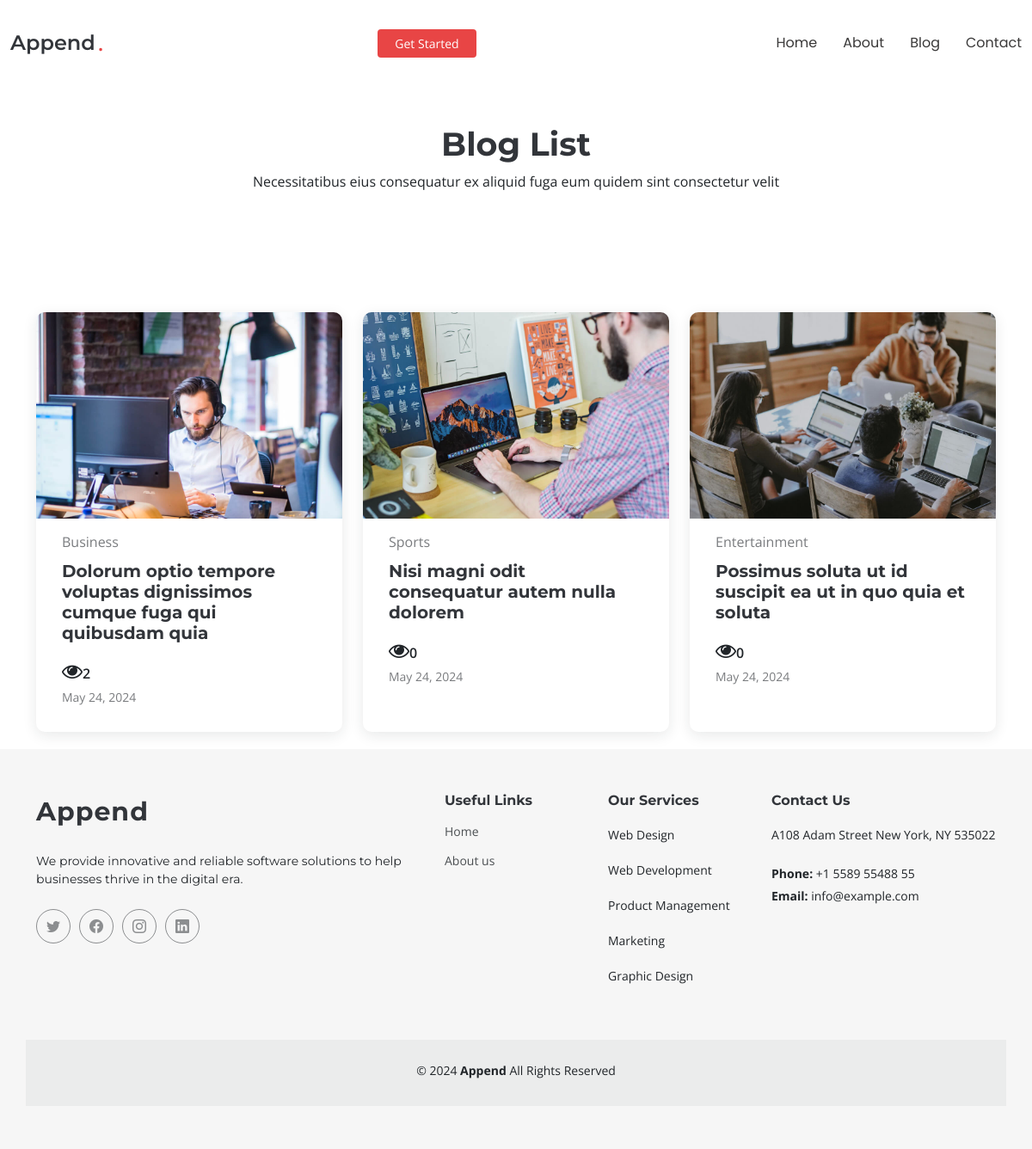
The page /blog-list on the database as committed earlier.
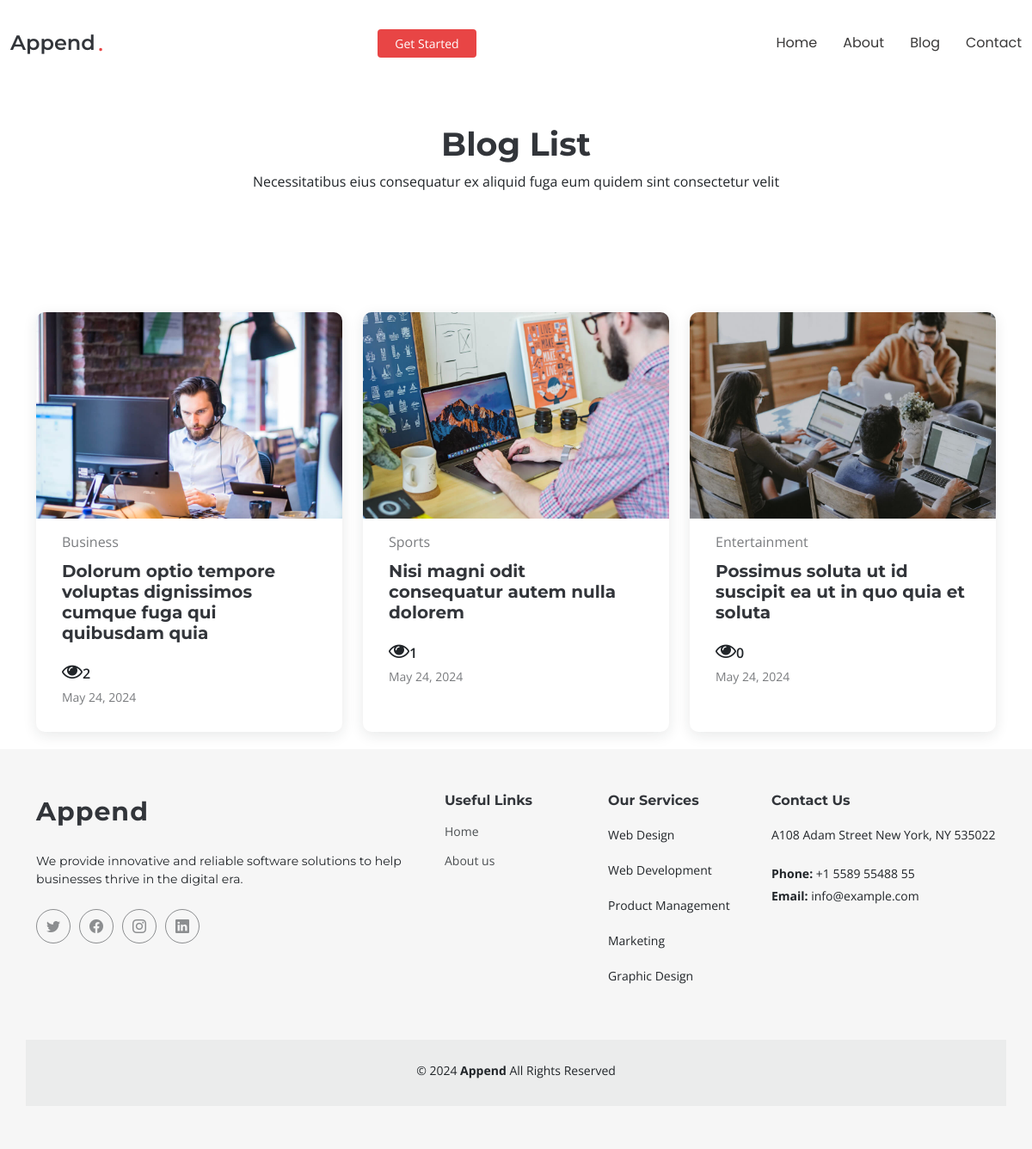
The same page on the database as committed later.
### static_app/models.py (models this page shows)
class Heading(models.Model):
    services = models.TextField(max_length=250, null=True, blank=True)
    portfolio = models.TextField(max_length=250, null=True, blank=True)
    faq = models.TextField(max_length=250, null=True, blank=True)
    team = models.TextField(max_length=250, null=True, blank=True)
    call_to_action = models.TextField(max_length=250, null=True, blank=True)
    testimonials = models.TextField(max_length=250, null=True, blank=True)
    recent_posts = models.TextField(max_length=250, null=True, blank=True)
    contact = models.TextField(max_length=250, null=True, blank=True)

class Blog(models.Model):
    blog_header= models.CharField(max_length=250, null=True, blank=True)
    blog_title = models.CharField(max_length=250, null=True, blank=True)
    blog_video = models.FileField(upload_to="Blog/", null=True, blank=True)
    blog_image = models.ImageField(upload_to="Blog/%Y/%m/%d/", null=True, blank=True)
    blog_type = models.CharField(max_length=250, null=True, blank=True)
    visitor = models.IntegerField(default=0, null=True, blank=True)
    meta_description = RichTextField(null=True, blank=True)
    created_at = models.DateField(auto_now_add=True)
    slug = models.CharField(max_length=250, unique=True, default=uuid.uuid4)

class CustomerService(models.Model):
    tollfree1 = models.CharField(max_length=250, null=True, blank=True)
    tollfree2 = models.CharField(max_length=250, null=True, blank=True)
    email = models.EmailField(unique=False)
    address = models.CharField(max_length=250, null=True, blank=True)
    servicehours = models.TextField(null=True,blank=True)
    iphonelink = models.CharField(max_length=250, null=True, blank=True)
    androidlink = models.CharField(max_length=250, null=True, blank=True)
    created_at = models.DateField(auto_now_add=True)
    slug = models.CharField(max_length=250, unique=True, default=uuid.uuid4)

### static_app/views.py (the view)
# urls.py: path('blog-list', views.BlogList, name='blog_list'),
def BlogList(request):
    template_name="web/blog.html"
    costomer_service=CustomerService.objects.get(id=1)
    heading=Heading.objects.get(id=1)
    blog=Blog.objects.all()
    return render(request, template_name,{'blog':blog,'costomer_service':costomer_service,'heading':heading})

### templates/web/blog.html (shortened to what this page needs)
{% extends 'web/base/base.html' %}
{% load static %}
{% block content %}
{% include 'web/base/header.html'%}
<body class="blog-page">
  <main class="main">
    <div class="page-title" data-aos="fade">
      <nav class="breadcrumbs">
        <div class="container" style="margin-top:revert; !impotant">
          <ol>
            <li><a href="{% url 'home' %}">Home</a></li>
            <li class="current">Blog List</li>
          </ol>
        </div>
      </nav>
      <div class="heading">
        <div class="container">
          <div class="row d-flex justify-content-center text-center">
            <div class="col-lg-8">
              <h1>Blog List</h1>
              <p class="mb-0">{{heading.recent_posts}}</p>
            </div>
          </div>
        </div>
      </div>
    </div>
    <section id="blog-posts" class="blog-posts section">
      <div class="container">
        <div class="row gy-4">
          {% for i in blog %}
          <div class="col-lg-4">
            <article>
              <div class="post-img">
                <img src="{{i.blog_image.url}}" alt="" class="img-fluid">
              </div>
              <p class="post-category">{{i.blog_type}}</p>
              <h2 class="title">
                <a href="{% url 'blog_detail' i.slug %}">{{i.blog_title}}</a>
              </h2>
              <div class="d-flex align-items-center">
                <div class="post-meta">
                  <p class="post-author"><i class="fa fa-eye" style="font-size:24px"></i>{{i.visitor}}</p>
                  <p class="post-date">
                    <time datetime="2022-01-01">{{i.created_at}}</time>
                  </p>
                </div>
              </div>
            </article>
          </div>
          {% endfor %}
        </div>
      </div>
    </section>
  </main>
</body>
{% include 'web/base/footer.html' %}
{% endblock content %}

### templates/web/base/base.html (shortened to what this page needs)
{% load static %}
<html>
    <head>
        <link href='{% static "vendor/bootstrap/css/bootstrap.min.css" %}' rel="stylesheet">
        <link href='{% static "vendor/bootstrap-icons/bootstrap-icons.css" %}' rel="stylesheet">
        <link href='{% static "vendor/glightbox/css/glightbox.min.css" %}' rel="stylesheet">
        <link href='{% static "vendor/swiper/swiper-bundle.min.css" %}' rel="stylesheet">
        <link href="https://cdnjs.cloudflare.com/ajax/libs/toastr.js/latest/toastr.min.css" rel="stylesheet" />
        <link href="https://cdnjs.cloudflare.com/ajax/libs/toastr.js/latest/toastr.css" rel="stylesheet" />
        <link rel="stylesheet" href="https://cdnjs.cloudflare.com/ajax/libs/font-awesome/4.7.0/css/font-awesome.min.css">
        <link href='{% static "css/main.css" %}' rel="stylesheet">
    </head>
    {% block content %}
    {% endblock content %}
</html>

### templates/web/base/header.html (shortened to what this page needs)
{% load static %}
<header id="header" class="header d-flex align-items-center fixed-top">
    <div class="container-fluid position-relative d-flex align-items-center justify-content-between">
      <a href="{% url 'home' %}" class="logo d-flex align-items-center me-auto me-xl-0">
        <h1 class="sitename">Append</h1><span>.</span>
      </a>
      <nav id="navmenu" class="navmenu">
        <ul>
          <li><a href="{% url 'home' %}" class="">Home</a></li>
          <li><a href="{% url 'about_us' %}">About</a></li>
          <li><a href="{% url 'blog_list' %}">Blog</a></li>
          <li><a href="{% url 'contact_us' %}">Contact</a></li>
        </ul>
      </nav>
      <a class="btn-getstarted" href="{% url 'contact_us' %}">Get Started</a>
    </div>
  </header>

### templates/web/base/footer.html (shortened to what this page needs)
{% load static %}
<footer id="footer" class="footer position-relative">
    <div class="container footer-top">
      <div class="row gy-4">
        <div class="col-lg-5 col-md-12 footer-about">
          <a href="{% url 'home' %}" class="logo d-flex align-items-center">
            <span class="sitename">Append</span>
          </a>
          <p>We provide innovative and reliable software solutions to help businesses thrive in the digital era.</p>
          <div class="social-links d-flex mt-4">
            <a href=""><i class="bi bi-twitter"></i></a>
            <a href=""><i class="bi bi-facebook"></i></a>
            <a href=""><i class="bi bi-instagram"></i></a>
            <a href=""><i class="bi bi-linkedin"></i></a>
          </div>
        </div>
        <div class="col-lg-2 col-6 footer-links">
          <h4>Useful Links</h4>
          <ul>
            <li><a href="{% url 'home' %}">Home</a></li>
            <li><a href="{% url 'about_us' %}">About us</a></li>
          </ul>
        </div>
        <div class="col-lg-2 col-6 footer-links">
          <h4>Our Services</h4>
          <ul>
            <li>Web Design</li>
            <li>Web Development</li>
            <li>Product Management</li>
            <li>Marketing</li>
            <li>Graphic Design</li>
          </ul>
        </div>
        <div class="col-lg-3 col-md-12 footer-contact text-center text-md-start">
          <h4>Contact Us</h4>
          <p>{{costomer_service.address}}</p>
          <p class="mt-4"><strong>Phone:</strong> <span>{{costomer_service.tollfree1}}</span></p>
          <p><strong>Email:</strong> <span>{{costomer_service.email}}</span></p>
        </div>
      </div>
    </div>
    <div class="container copyright text-center mt-4">
      <p>© <script> document.write(new Date().getFullYear()); </script> <strong class="sitename">Append</strong> <span>All Rights Reserved</span></p>
    </div>
  </footer>

Rows that differ between the two databases and show on the page:
changed Blog "Nisi magni odit consequatur autem nulla dolorem": visitor "0" → "1"
